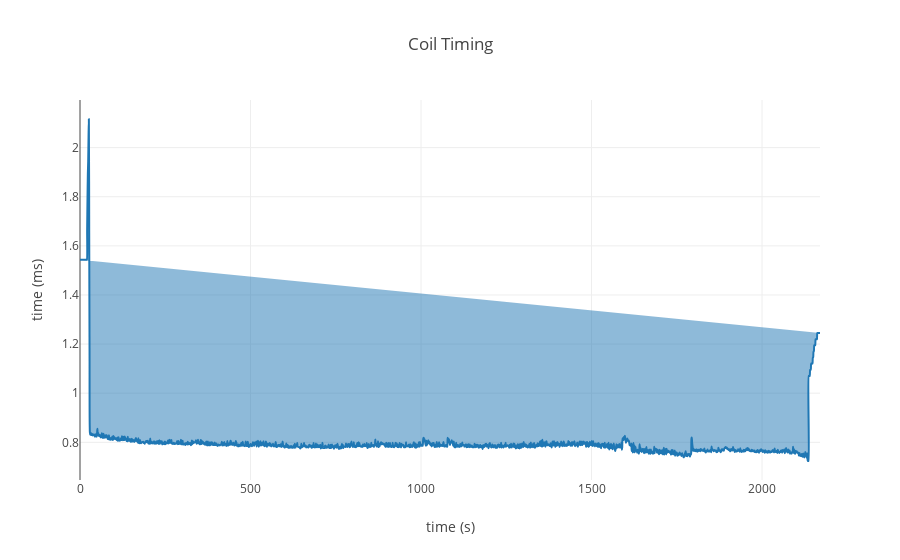

Source (notebook cell):
### Markdown cell above
Engine speed: The rotational speed of the engine calculated by the MEMS ECU using the crankshaft sensor. Faults in the crankshaft sensor or associated wiring may be indicated if this display reads 0 during engine cranking.

Idle Speed Deviation is the current difference between the target idle speed set by the MEMS ECU and the actual engine speed. A value of more than 100 RPM indicates that the ECU is not in control of the idle speed. This indicates a possible fault condition. A quick addition of this value and the current engine RPM will also tell what the value is of the ECU's target Idle Speed.

Idle Error is the number of IACV steps from fully closed (0) which the ECU has learned as the correct position to maintain the target idle speed with a fully warmed up engine. If this value is outside the range 10 - 50 steps, then this is an indication of a possible fault condition or poor adjustment.

### Code cell
lr.display_graph(['coil_time'], 'Coil Timing', 'time (ms)')

### Figure 1 — Plotly figure (JSON) as saved in the notebook; plotly's stock layout.template omitted (floating-point values rounded to 4 significant figures; data arrays with more than 128 entries replaced by an {"elided": "..."} marker saying what was removed)
{"data": [{"connectgaps": true, "fill": "toself", "line": {"shape": "spline", "smoothing": 0.8}, "name": "coil_time", "type": "scatter", "uid": "f99e007e-8e5e-4122-856d-58e9cf92abda", "x": {"elided": "2171 int values"}, "y": {"elided": "2171 float values"}}], "layout": {"autosize": true, "title": {"text": "Coil Timing"}, "xaxis": {"autorange": true, "range": [0, 2170], "title": {"text": "time (s)"}, "type": "linear"}, "yaxis": {"autorange": true, "range": [0.6466, 2.194], "title": {"text": "time (ms)"}, "type": "linear", "zeroline": false}}}
